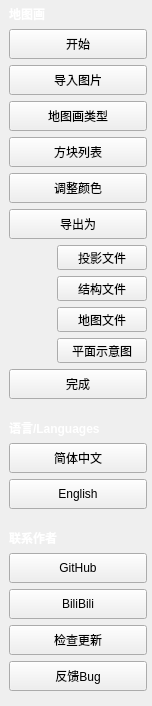
      <widget class="QWidget" name="LeftScrollArea">
       <property name="geometry">
        <rect>
         <x>0</x>
         <y>0</y>
         <width>152</width>
         <height>706</height>
        </rect>
       </property>
       <property name="sizePolicy">
        <sizepolicy hsizetype="Minimum" vsizetype="Preferred">
         <horstretch>0</horstretch>
         <verstretch>0</verstretch>
        </sizepolicy>
       </property>
       <property name="minimumSize">
        <size>
         <width>0</width>
         <height>0</height>
        </size>
       </property>
       <property name="autoFillBackground">
        <bool>false</bool>
       </property>
       <property name="styleSheet">
        <string notr="true"/>
       </property>
       <layout class="QVBoxLayout" name="verticalLayout_8">
        <property name="leftMargin">
         <number>9</number>
        </property>
        <property name="topMargin">
         <number>5</number>
        </property>
        <property name="rightMargin">
         <number>5</number>
        </property>
        <property name="bottomMargin">
         <number>9</number>
        </property>
        <item>
         <widget class="QLabel" name="label_24">
          <property name="text">
           <string>&lt;!DOCTYPE HTML PUBLIC &quot;-//W3C//DTD HTML 4.0//EN&quot; &quot;http://www.w3.org/TR/REC-html40/strict.dtd&quot;&gt;
&lt;html&gt;&lt;head&gt;&lt;meta name=&quot;qrichtext&quot; content=&quot;1&quot; /&gt;&lt;meta charset=&quot;utf-8&quot; /&gt;&lt;style type=&quot;text/css&quot;&gt;
p, li { white-space: pre-wrap; }
&lt;/style&gt;&lt;/head&gt;&lt;body style=&quot; font-family:'Microsoft YaHei UI'; font-size:9pt; font-weight:400; font-style:normal;&quot;&gt;
&lt;p style=&quot; margin-top:12px; margin-bottom:12px; margin-left:0px; margin-right:0px; -qt-block-indent:0; text-indent:0px;&quot;&gt;&lt;span style=&quot; font-weight:700; color:#ffffff;&quot;&gt;地图画&lt;/span&gt;&lt;/p&gt;&lt;/body&gt;&lt;/html&gt;</string>
          </property>
         </widget>
        </item>
        <item>
         <widget class="QPushButton" name="progressStart">
          <property name="sizePolicy">
           <sizepolicy hsizetype="Preferred" vsizetype="Preferred">
            <horstretch>0</horstretch>
            <verstretch>0</verstretch>
           </sizepolicy>
          </property>
          <property name="minimumSize">
           <size>
            <width>100</width>
            <height>30</height>
           </size>
          </property>
          <property name="text">
           <string>开始</string>
          </property>
          <property name="icon">
           <iconset resource="BlockTextures.qrc">
            <normaloff>:/new/Textures/Slope/block/grass_block.png</normaloff>:/new/Textures/Slope/block/grass_block.png</iconset>
          </property>
         </widget>
        </item>
        <item>
         <widget class="QPushButton" name="progressImPic">
          <property name="minimumSize">
           <size>
            <width>100</width>
            <height>30</height>
           </size>
          </property>
          <property name="text">
           <string>导入图片</string>
          </property>
          <property name="icon">
           <iconset resource="BlockTextures.qrc">
            <normaloff>:/new/Textures/Slope/items/book.png</normaloff>:/new/Textures/Slope/items/book.png</iconset>
          </property>
         </widget>
        </item>
        <item>
         <widget class="QPushButton" name="progressType">
          <property name="enabled">
           <bool>true</bool>
          </property>
          <property name="minimumSize">
           <size>
            <width>100</width>
            <height>30</height>
           </size>
          </property>
          <property name="accessibleName">
           <string notr="true"/>
          </property>
          <property name="text">
           <string>地图画类型</string>
          </property>
          <property name="icon">
           <iconset resource="BlockTextures.qrc">
            <normaloff>:/new/Textures/Slope/items/map.png</normaloff>:/new/Textures/Slope/items/map.png</iconset>
          </property>
         </widget>
        </item>
        <item>
         <widget class="QPushButton" name="progressBL">
          <property name="minimumSize">
           <size>
            <width>100</width>
            <height>30</height>
           </size>
          </property>
          <property name="text">
           <string>方块列表</string>
          </property>
          <property name="icon">
           <iconset resource="BlockTextures.qrc">
            <normaloff>:/new/Textures/Slope/block/waxed_cut_copper.png</normaloff>:/new/Textures/Slope/block/waxed_cut_copper.png</iconset>
          </property>
         </widget>
        </item>
        <item>
         <widget class="QPushButton" name="progressAdjPic">
          <property name="minimumSize">
           <size>
            <width>100</width>
            <height>30</height>
           </size>
          </property>
          <property name="text">
           <string>调整颜色</string>
          </property>
          <property name="icon">
           <iconset resource="BlockTextures.qrc">
            <normaloff>:/new/Textures/Slope/items/amethyst_shard.png</normaloff>:/new/Textures/Slope/items/amethyst_shard.png</iconset>
          </property>
         </widget>
        </item>
        <item>
         <widget class="QPushButton" name="progressEx">
          <property name="minimumSize">
           <size>
            <width>100</width>
            <height>30</height>
           </size>
          </property>
          <property name="text">
           <string>导出为</string>
          </property>
          <property name="icon">
           <iconset resource="BlockTextures.qrc">
            <normaloff>:/new/Textures/Slope/items/iron_pickaxe.png</normaloff>:/new/Textures/Slope/items/iron_pickaxe.png</iconset>
          </property>
         </widget>
        </item>
        <item>
         <layout class="QGridLayout" name="Exports">
          <property name="topMargin">
           <number>0</number>
          </property>
          <item row="1" column="1">
           <widget class="QPushButton" name="progressExStructure">
            <property name="minimumSize">
             <size>
              <width>90</width>
              <height>25</height>
             </size>
            </property>
            <property name="text">
             <string>结构文件</string>
            </property>
           </widget>
          </item>
          <item row="0" column="1">
           <widget class="QPushButton" name="progressExLite">
            <property name="sizePolicy">
             <sizepolicy hsizetype="Expanding" vsizetype="Preferred">
              <horstretch>0</horstretch>
              <verstretch>0</verstretch>
             </sizepolicy>
            </property>
            <property name="minimumSize">
             <size>
              <width>90</width>
              <height>25</height>
             </size>
            </property>
            <property name="text">
             <string>投影文件</string>
            </property>
           </widget>
          </item>
          <item row="2" column="1">
           <widget class="QPushButton" name="progressExData">
            <property name="sizePolicy">
             <sizepolicy hsizetype="Expanding" vsizetype="Preferred">
              <horstretch>0</horstretch>
              <verstretch>0</verstretch>
             </sizepolicy>
            </property>
            <property name="minimumSize">
             <size>
              <width>90</width>
              <height>25</height>
             </size>
            </property>
            <property name="text">
             <string>地图文件</string>
            </property>
           </widget>
          </item>
          <item row="0" column="0">
           <spacer name="horizontalSpacer_63">
            <property name="orientation">
             <enum>Qt::Horizontal</enum>
            </property>
            <property name="sizeHint" stdset="0">
             <size>
              <width>40</width>
              <height>20</height>
             </size>
            </property>
           </spacer>
          </item>
          <item row="3" column="1">
           <widget class="QPushButton" name="progressExFlatDiagram">
            <property name="sizePolicy">
             <sizepolicy hsizetype="Expanding" vsizetype="Preferred">
              <horstretch>0</horstretch>
              <verstretch>0</verstretch>
             </sizepolicy>
            </property>
            <property name="minimumSize">
             <size>
              <width>90</width>
              <height>25</height>
             </size>
            </property>
            <property name="text">
             <string>平面示意图</string>
            </property>
           </widget>
          </item>
         </layout>
        </item>
        <item>
         <widget class="QPushButton" name="progressAbout">
          <property name="minimumSize">
           <size>
            <width>100</width>
            <height>30</height>
           </size>
          </property>
          <property name="text">
           <string>完成</string>
          </property>
          <property name="icon">
           <iconset resource="BlockTextures.qrc">
            <normaloff>:/new/Textures/Slope/items/diamond.png</normaloff>:/new/Textures/Slope/items/diamond.png</iconset>
          </property>
         </widget>
        </item>
        <item>
         <widget class="QLabel" name="label_25">
          <property name="text">
           <string notr="true">&lt;html&gt;&lt;head/&gt;&lt;body&gt;&lt;p&gt;&lt;br/&gt;&lt;span style=&quot; font-weight:700; color:#ffffff;&quot;&gt;语言/Languages&lt;/span&gt;&lt;/p&gt;&lt;/body&gt;&lt;/html&gt;</string>
          </property>
         </widget>
        </item>
        <item>
         <widget class="QPushButton" name="progressChinese">
          <property name="minimumSize">
           <size>
            <width>0</width>
            <height>30</height>
           </size>
          </property>
          <property name="text">
           <string notr="true">简体中文</string>
          </property>
         </widget>
        </item>
        <item>
         <widget class="QPushButton" name="progressEnglish">
          <property name="minimumSize">
           <size>
            <width>0</width>
            <height>30</height>
           </size>
          </property>
          <property name="text">
           <string notr="true">English</string>
          </property>
         </widget>
        </item>
        <item>
         <widget class="QLabel" name="label_26">
          <property name="text">
           <string>&lt;html&gt;&lt;head/&gt;&lt;body&gt;&lt;p&gt;&lt;br/&gt;&lt;span style=&quot; font-weight:700; color:#ffffff;&quot;&gt;联系作者&lt;/span&gt;&lt;/p&gt;&lt;/body&gt;&lt;/html&gt;</string>
          </property>
         </widget>
        </item>
        <item>
         <widget class="QPushButton" name="progressG">
          <property name="minimumSize">
           <size>
            <width>0</width>
            <height>30</height>
           </size>
          </property>
          <property name="text">
           <string notr="true">GitHub</string>
          </property>
         </widget>
        </item>
        <item>
         <widget class="QPushButton" name="progressB">
          <property name="minimumSize">
           <size>
            <width>0</width>
            <height>30</height>
           </size>
          </property>
          <property name="text">
           <string notr="true">BiliBili</string>
          </property>
         </widget>
        </item>
        <item>
         <widget class="QPushButton" name="pushButton">
          <property name="minimumSize">
           <size>
            <width>0</width>
            <height>30</height>
           </size>
          </property>
          <property name="text">
           <string>检查更新</string>
          </property>
         </widget>
        </item>
        <item>
         <widget class="QPushButton" name="reportBugs">
          <property name="minimumSize">
           <size>
            <width>0</width>
            <height>30</height>
           </size>
          </property>
          <property name="text">
           <string>反馈Bug</string>
          </property>
         </widget>
        </item>
        <item>
         <spacer name="verticalSpacer_4">
          <property name="orientation">
           <enum>Qt::Vertical</enum>
          </property>
          <property name="sizeHint" stdset="0">
           <size>
            <width>20</width>
            <height>40</height>
           </size>
          </property>
         </spacer>
        </item>
       </layout>
      </widget>
